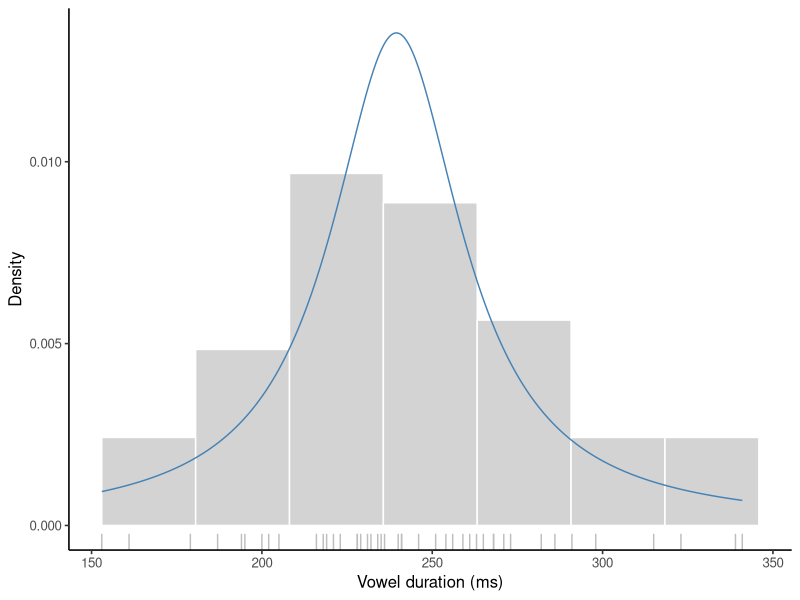
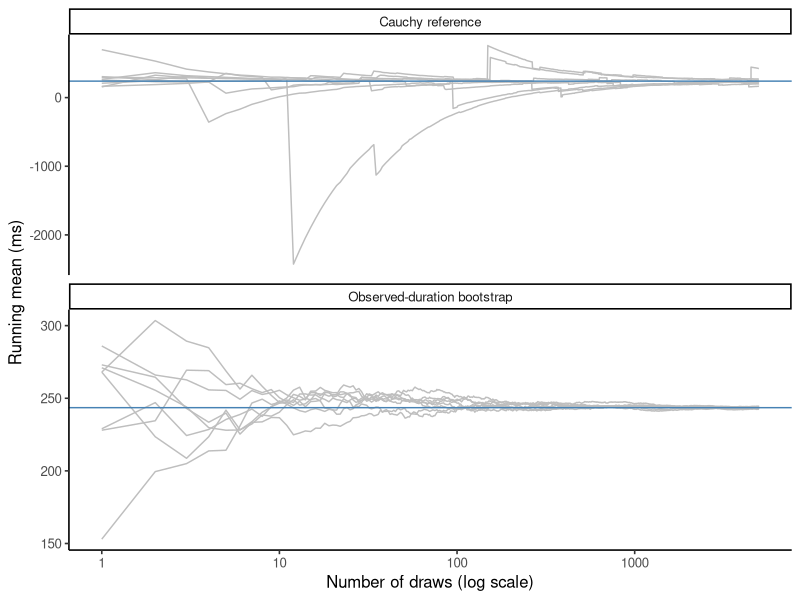

Write R code to recreate these figures, in order.
## ---- chunk 1
#| label: fit-hillenbrand-cauchy
library(ggplot2)

vowels <- read.csv(
  "data/hillenbrand/vowels-complete.csv",
  stringsAsFactors = FALSE
)
adult_i <- subset(vowels, speaker_type == "man" & vowel == "i")

negative_log_likelihood <- function(theta) {
  location <- theta[1]
  scale <- exp(theta[2])
  -sum(dcauchy(
    adult_i$duration_ms,
    location = location,
    scale = scale,
    log = TRUE
  ))
}

cauchy_fit <- optim(
  par = c(
    median(adult_i$duration_ms),
    log(IQR(adult_i$duration_ms) / 2)
  ),
  fn = negative_log_likelihood,
  method = "BFGS"
)
cauchy_location <- unname(cauchy_fit$par[1])
cauchy_scale <- unname(exp(cauchy_fit$par[2]))

stopifnot(
  nrow(adult_i) == 45L,
  !anyDuplicated(adult_i$speaker_id),
  cauchy_fit$convergence == 0L,
  is.finite(cauchy_location),
  is.finite(cauchy_scale),
  cauchy_scale > 0
)

c(location_ms = cauchy_location,
  scale_ms = cauchy_scale,
  observed_duration_mean_ms = mean(adult_i$duration_ms))
## ---- chunk 2
#| label: plot-hillenbrand-cauchy-fit
#| fig-cap: "Observed adult-men /i/ durations and the data-calibrated Cauchy reference. The curve is not proposed as a phonetic model."
bin_width <- 2 * IQR(adult_i$duration_ms) / nrow(adult_i)^(1 / 3)
cauchy_grid <- data.frame(
  duration_ms = seq(
    min(adult_i$duration_ms),
    max(adult_i$duration_ms),
    length.out = 1000L # dqr-allow: algorithm-setting
  )
)
cauchy_grid$density <- dcauchy(
  cauchy_grid$duration_ms,
  location = cauchy_location,
  scale = cauchy_scale
)

ggplot(adult_i, aes(duration_ms)) +
  geom_histogram(
    aes(y = after_stat(density)),
    binwidth = bin_width,
    boundary = min(adult_i$duration_ms),
    fill = "lightgrey", color = "white"
  ) +
  geom_rug(color = "grey") +
  geom_line(
    data = cauchy_grid,
    aes(duration_ms, density),
    color = "steelblue"
  ) +
  labs(x = "Vowel duration (ms)", y = "Density") +
  theme_classic(base_size = 12)
## ---- chunk 3
#| label: simulate-hillenbrand-cauchy-means
set.seed(20261018) # dqr-allow: random-seed
n_draws <- 5000L # dqr-allow: algorithm-setting
n_paths <- 8L # dqr-allow: algorithm-setting

make_running_path <- function(source, path_id) {
  draws <- if (source == "Observed-duration bootstrap") {
    sample(adult_i$duration_ms, n_draws, replace = TRUE)
  } else {
    rcauchy(n_draws, location = cauchy_location, scale = cauchy_scale)
  }
  data.frame(
    draw = seq_len(n_draws),
    running_mean = cumsum(draws) / seq_len(n_draws),
    source = source,
    path = path_id
  )
}

running_paths <- do.call(
  rbind,
  c(
    lapply(seq_len(n_paths), function(i) {
      make_running_path("Observed-duration bootstrap", i)
    }),
    lapply(seq_len(n_paths), function(i) {
      make_running_path("Cauchy reference", i)
    })
  )
)
reference_lines <- data.frame(
  source = c("Observed-duration bootstrap", "Cauchy reference"),
  reference = c(mean(adult_i$duration_ms), cauchy_location)
)

stopifnot(
  nrow(running_paths) == 2L * n_draws * n_paths,
  all(is.finite(running_paths$running_mean))
)
## ---- chunk 4
#| label: plot-hillenbrand-cauchy-means
#| fig-cap: "Running means from empirical-duration bootstrap draws and simulated Cauchy-reference draws. The Cauchy paths are not observed speech data."
ggplot(running_paths,
       aes(draw, running_mean, group = interaction(source, path))) +
  geom_line(color = "grey") +
  geom_hline(
    data = reference_lines,
    aes(yintercept = reference),
    color = "steelblue"
  ) +
  facet_wrap(~ source, scales = "free_y", ncol = 1) +
  scale_x_log10() +
  labs(x = "Number of draws (log scale)", y = "Running mean (ms)") +
  theme_classic(base_size = 12)
